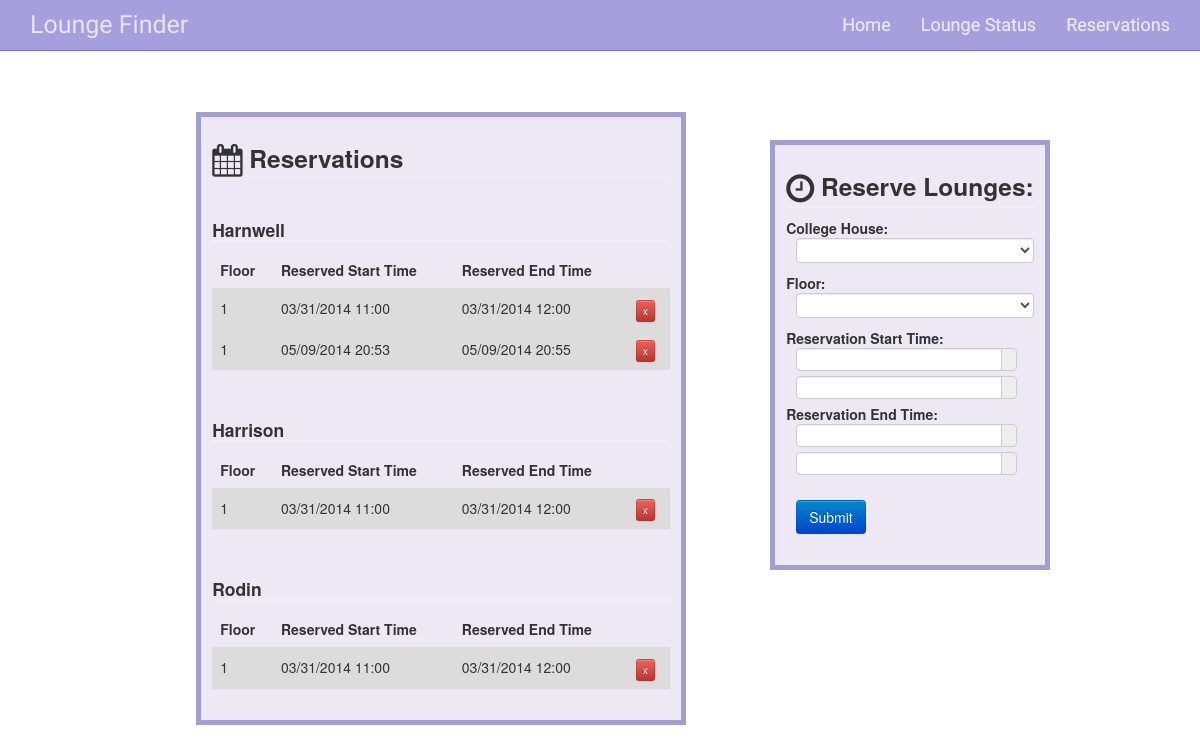
The app's page /reservations, older data.
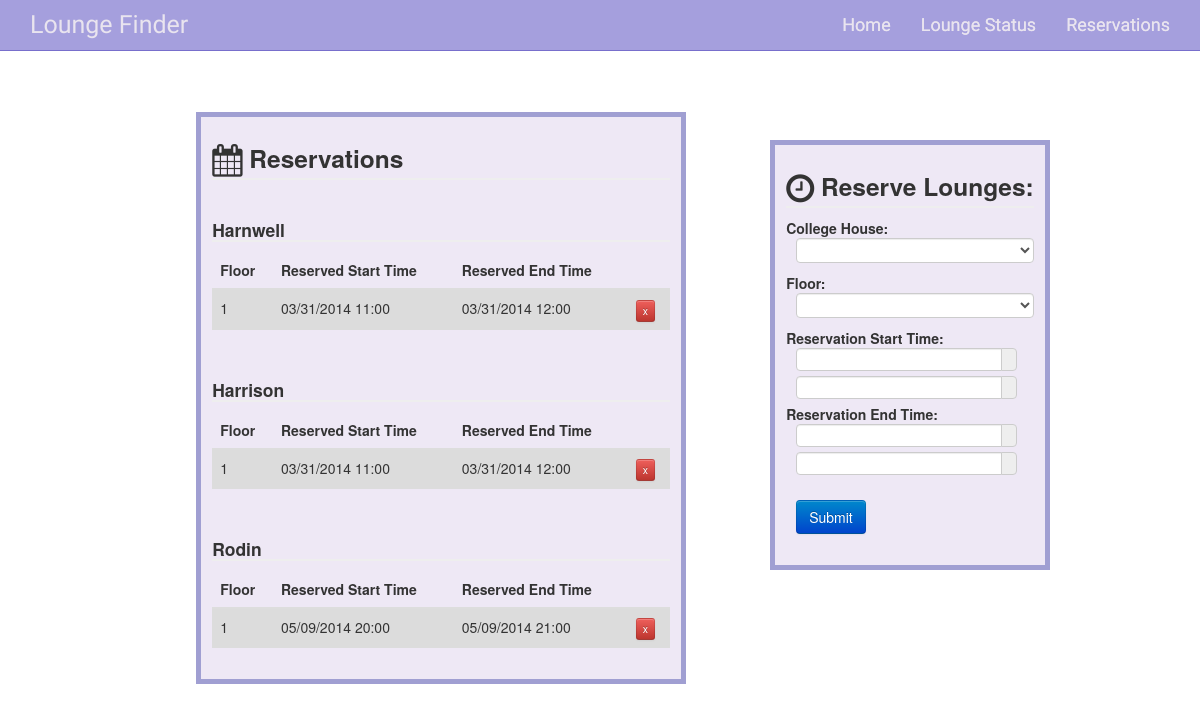
The same page, newer data.
### tables this page shows
CREATE TABLE reservations (
  i integer primary key,
  id integer,
  reserve_start text,
  reserve_end text
);

### loungefinder.py (the view)
@app.route('/reservations')
def reservations():
    db = get_db()
    dformat = "%m/%d/%Y %H:%M"
    cur = db.execute('SELECT * FROM reservations ORDER BY id')
    entries = cur.fetchall()
    harrison = []
    harnwell = []
    rodin = []
    for e in entries:
    	c = db.execute('SELECT * FROM lounges WHERE id = ? ORDER BY reserve_start', (e['id'],))
    	l = c.fetchone()
    	d = {}
    	d["floor"] = l['floor']
    	d["start"] = e["reserve_start"]
    	d["end"] = e["reserve_end"]
    	d["id"] = e['id']
    	d["i"] = e['i']
    	if l['building'] == "Harrison":
    		harrison.append(d)
    	elif l['building'] == "Harnwell":
    		harnwell.append(d)
    	elif l['building'] == "Rodin":
    		rodin.append(d)
    return render_template('reservations.html', entries=entries, harnwell=harnwell, harrison=harrison, rodin=rodin)

### loungefinder.py (called while the page is built)
def dict_factory(cursor, row):
    d = {}
    for idx, col in enumerate(cursor.description):
        d[col[0]] = row[idx]
    return d

def connect_db():
    rv = sqlite3.connect(app.config['DATABASE'])
    rv.row_factory = dict_factory
    return rv

def get_db():
    if not hasattr(g, 'sqlite_db'):
        g.sqlite_db = connect_db()
    return g.sqlite_db

### templates/reservations.html (shortened to what this page needs)
{% extends "layout.html" %}
{% block body %}
<div class="page left-col">
  <h3><i class="fa fa-calendar fa-lg"/></i> Reservations </h3>
	<br>
	<h4> Harnwell</h4>
	<table class="table table-hover">
      <thead>
        <tr>
          <th>Floor</th>
          <th>Reserved Start Time</th>
          <th>Reserved End Time</th>
          <th></th>
        </tr>
      </thead>
      <tbody class="reservation-table">
        {% for x in harnwell %}
        <tr>
          <td>{{x['floor']}}</td>
          <td>{{x['start']}}</td>
          <td>{{x['end']}}</td>
          <td>
          <form action="{{ url_for('delete_reserve') }}" method=post class=delete-reserve>
            <input class="btn btn-danger btn-mini" type=submit value=x>
          </form>
        </td>
        </tr>
        {% endfor %}
      </tbody>
    </table>
	<br>
	<h4> Harrison</h4>
	<table class="table table-hover">
      <thead>
        <tr>
          <th>Floor</th>
          <th>Reserved Start Time</th>
          <th>Reserved End Time</th>
          <th></th>
        </tr>
      </thead>
      <tbody class="reservation-table">
        {% for x in harrison %}
        <tr>
          <td>{{x['floor']}}</td>
          <td>{{x['start']}}</td>
          <td>{{x['end']}}</td>
          <td>
            <form action="{{ url_for('delete_reserve') }}" method=post class=delete-reserve>
            <input class="btn btn-danger btn-mini" type=submit value=x>
          </form>
          </td>
        </tr>
        {% endfor %}
      </tbody>
    </table>
	<br>
	<h4> Rodin</h4>
	<table class="table table-hover">
      <thead>
        <tr>
          <th>Floor</th>
          <th>Reserved Start Time</th>
          <th>Reserved End Time</th>
          <th></th>
        </tr>
      </thead>
      <tbody class="reservation-table">
        {% for x in rodin %}
        <tr>
          <td>{{x['floor']}}</td>
          <td>{{x['start']}}</td>
          <td>{{x['end']}}</td>
          <td>
          <form action="{{ url_for('delete_reserve') }}" method=post class=delete-reserve>
            <input class="btn btn-danger btn-mini" type=submit value=x>
          </form>
        </td>
        </tr>
        {% endfor %}
      </tbody>
    </table>
</div>
<div class="page right-col">
  	<h3><i class="fa fa-clock-o fa-lg"/></i> Reserve Lounges: </h3>
    <form action="{{ url_for('add_reserve') }}" method=post class=add-reserve>
      <dl>
        <dt>College House:
        <dd>
          <select class="form-control" name=building style="height: 25px;">
          <option></option>
          <option value=Harnwell>Harnwell</option>
          </select>
        <dt>Floor:
        <dd>
          <select class="form-control" name=floor style="height: 25px;">
          <option value=""></option>
          <option value=1>1</option>
          </select>
        <dt>Reservation Start Time:</dt>
        <dd>
        <div id="datetimepicker" class="input-append date">
    <input data-format="MM/dd/yyyy" data-autoclose="true" type="text" name="startdate" style="height: 23px;"></input>
    <span class="add-on" style="height: 23px;">
    </span>
  </div>
  <div id="datetimepicker2" class="input-append date">
    <input data-format="hh:mm" type="text" name="starttime" style="height: 23px;"></input>
    <span class="add-on" style="height: 23px;">
    </span>
  </div>
        <dt>Reservation End Time:</dt>
        <dd>
<div id="datetimepicker3" class="input-append date">
    <input data-format="MM/dd/yyyy" type="text" name="enddate" style="height: 23px;"></input>
    <span class="add-on" style="height: 23px;">
    </span>
  </div>
  <div id="datetimepicker4" class="input-append date">
    <input data-format="hh:mm" type="text" name="endtime" style="height: 23px;"></input>
    <span class="add-on" style="height: 23px;">
    </span>
  </div>
        <dd><br/><input class="form-control btn btn-primary" type=submit value=Submit>
      </dl>
    </form>
</div>
{% endblock %}

### templates/layout.html (shortened to what this page needs)
<!doctype html>
<link rel=stylesheet type=text/css href="{{ url_for('static', filename='style.css') }}">
<link href="//netdna.bootstrapcdn.com/font-awesome/4.0.3/css/font-awesome.css" rel="stylesheet">
<link rel="stylesheet" type="text/css" href="{{ url_for('static', filename='bootstrap.min.css') }}">
<link rel="stylesheet" type="text/css" href="{{ url_for('static', filename='bootstrap-combined.min.css') }}">
<link rel="stylesheet" type="text/css" media="screen"
     href="http://tarruda.github.com/bootstrap-datetimepicker/assets/css/bootstrap-datetimepicker.min.css">
<link rel=stylesheet type=text/css href="{{ url_for('static', filename='nav.css') }}">
<link rel=stylesheet type=javascript href="{{ url_for('static', filename='bootstrap.min.js') }}">
<link rel=stylesheet type=javascript href="{{ url_for('static', filename='main.js') }}">
    <div class="navbar navbar-default navbar-fixed-top" role="navigation">
      <div class="container">
        <div class="navbar-header">
          <a class="navbar-brand" href="/">Lounge Finder</a>
        </div>
        <div class="navbar-collapse collapse">
          <ul class="nav navbar-nav navbar-right">
            <li><a href="{{ url_for('main') }}" style="text-shadow: 0 0 0; padding: 15px;">Home</a></li>
            <li><a href="{{ url_for('lounges') }}" style="text-shadow: 0 0 0; padding: 15px;">Lounge Status</a></li>
            <li><a href="{{ url_for('reservations') }}" style="text-shadow: 0 0 0; padding: 15px;">Reservations</a></li>
          </ul>
        </div>
      </div>
    </div>
  {% block body %}{% endblock %}

### static/style.css (style rules this page uses)
a, h1, h2 { color: #377ba8; }
h1, h2, h3, h4 { border-bottom: 2px solid #eee; }
.reservation-table { background-color: gainsboro; }
.page { border: 5px solid #A09FD2; padding: 0.8em; background: white; background-color: rgba(233, 225, 242, 0.75); }
.left-col { margin: 8em 0em 8em 14em; width: 35em; float: left; }
.right-col { margin: 10em 8em 8em 55em; width: 20em; float: left; position: fixed; }
.navbar-brand { font-family: 'Ubuntu', 'sans-serif'; font-size: 25px; }
.navbar-right { font-family: 'Ubuntu', 'sans-serif'; font-size: large; }

### static/nav.css (style rules this page uses)
.navbar-default { background-color: rgba(76, 64, 188, 0.5); border-color: rgba(76, 64, 188, 0.5); }
.navbar-default .navbar-brand { color: #e9e4ef; }
.navbar-default .navbar-nav > li > a { color: #e9e4ef; }
.navbar-default .navbar-collapse, .navbar-default .navbar-form { border-color: #e9e4ef; }

Row changes from the older to the newer data that the page shows:
removed reservations: floor "1", start "05/09/2014 20:53", end "05/09/2014 20:55", shown under "Harnwell"
removed reservations: floor "1", start "03/31/2014 11:00", end "03/31/2014 12:00", shown under "Rodin"
added reservations: floor "1", start "05/09/2014 20:00", end "05/09/2014 21:00", shown under "Rodin"
